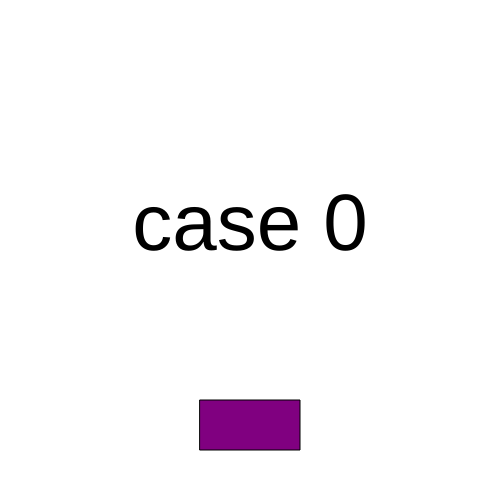
Frame 1 (no input)
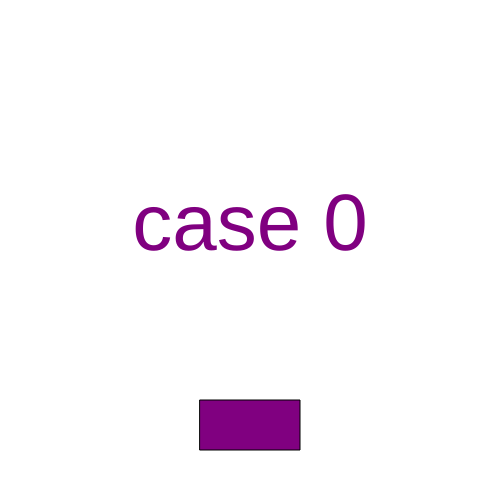
Frame 60 (no input)
Frame 120 (the mouse pressed at the canvas centre since frame 60): identical to frame 60, image omitted

The p5.js sketch that drew these frames (run headless with seeded random() and noise() and a simulated clock; from frame 60 on, the mouse is pressed at the canvas centre):

// p5.js sketch
// ── sketch.js
let state = 0 ;

function setup() {
  createCanvas(500, 500);
  textSize(80) ;
  textAlign(CENTER) ;
}

function draw() {
  switch (state) {
  	case 0:
  	background('white');
  	text("case 0", 250, 250);
  	break;
   	case 1:
  	background('grey');
  	text("case 1", 250, 250);
  	break;
  case 2:
  	background('pink');
  	text("case 2", 250, 250);
  	break;
  }
  fill('purple') ;
  rect(width/2-50, height-100, 100, 50) ;

}
function mouseReleased() {
  if ((moseX > width/2-50)&&(mouseX < width/2+50)&&(mouseY>height-100)&&(mouseY<200)){

  state = state + 1 ;
  if (state > 2) {
    state = 0;
  }
}
}
